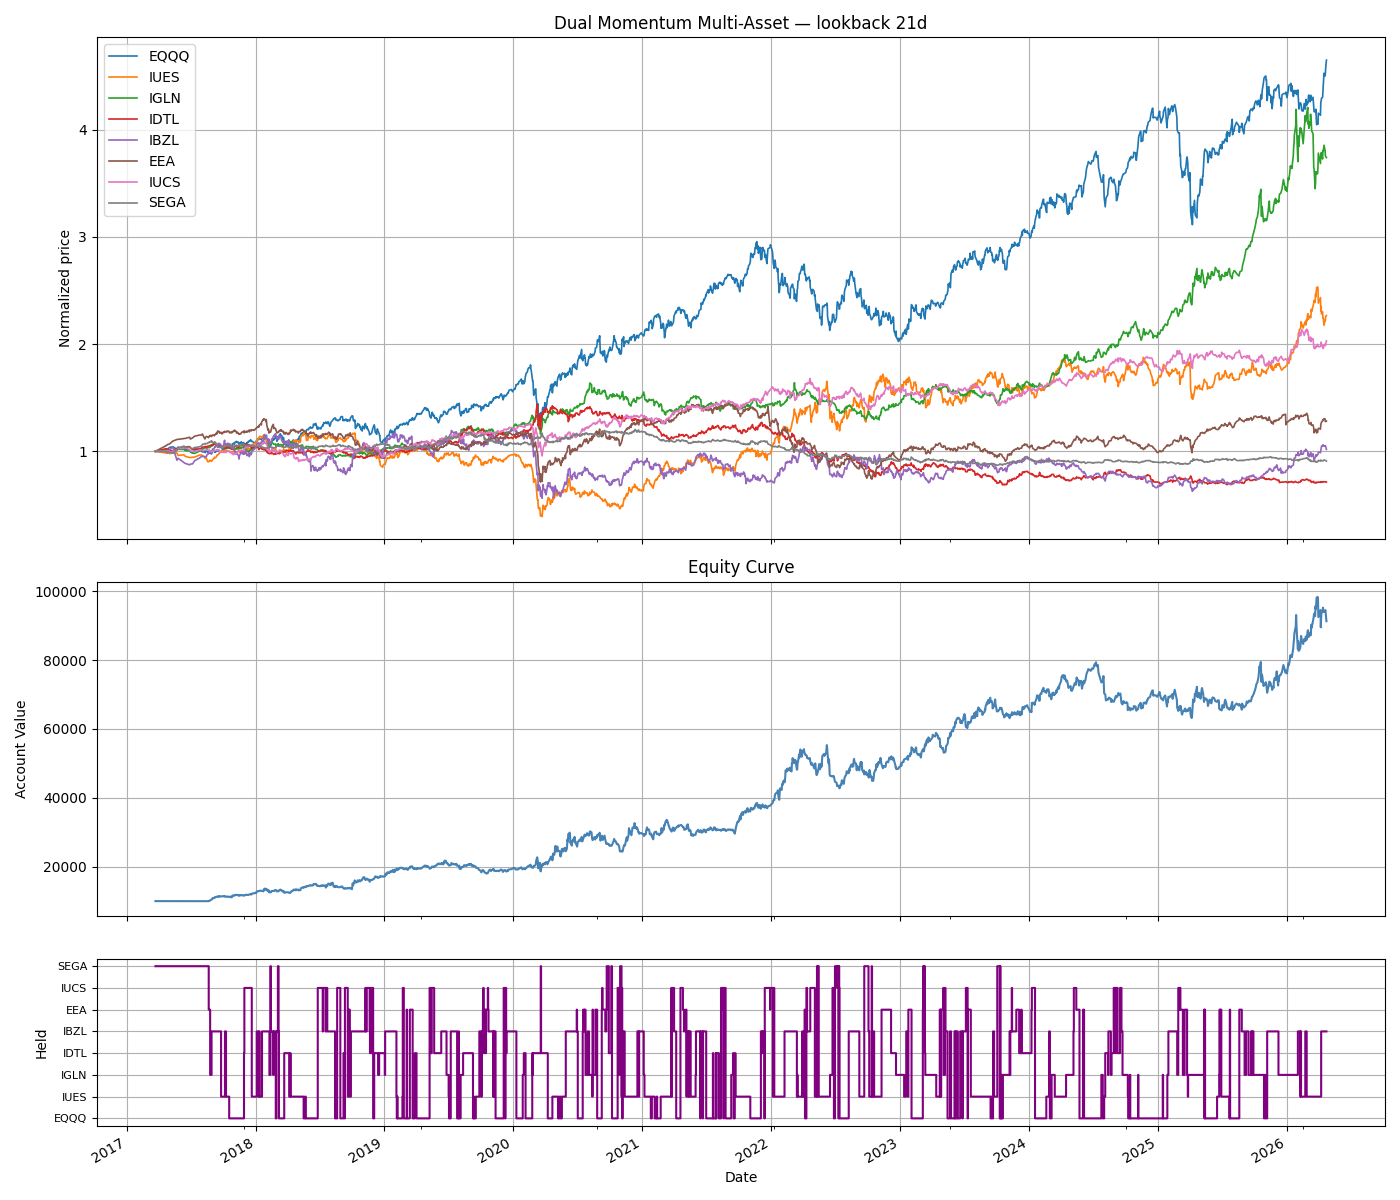

Recreate this plot in Python.
"""
Backtest - Dual Momentum (Antonacci) — Single-asset & Multi-asset modes

Single-asset mode (dfs=None):
  QQQ N-day return > 0 → hold QQQ, else → cash.

Multi-asset mode (dfs provided, default):
  1. Relative momentum: pick risky asset (QQQ/TLT/GLD) with highest N-day return.
  2. Absolute momentum: if best risky asset momentum <= 0 → hold SHY instead.
  Signal checked daily. Trade at next open when selected asset changes.

Grid search: lookback window 21–252 days.
"""

import os
import sys
import pandas as pd
import numpy as np
import matplotlib.pyplot as plt

_ALGO_ROOT = os.path.dirname(os.path.dirname(os.path.abspath(__file__)))
if _ALGO_ROOT not in sys.path:
    sys.path.insert(0, _ALGO_ROOT)
from data_loader import load_ohlcv, load_all

DEFAULT_RISKY = ('QQQ', 'TLT', 'GLD')
DEFAULT_SAFE  = 'SHY'

TICKER_NAMES: dict = {
    'EQQQ': 'Invesco NASDAQ-100', 'QQQ':  'Invesco NASDAQ-100',
    'IUES': 'S&P 500 Energy',     'IGLN': 'Physical Gold',
    'IDTL': 'Treasury 20+yr',     'IBTM': 'Treasury 7-10yr',
    'IBZL': 'MSCI Brazil',        'EEA':  'MSCI E.Europe',
    'IUCS': 'S&P 500 Cons.Stpls', 'SEGA': 'Euro Agg Bond',
    'TLT':  'iSh 20+yr Treasury', 'GLD':  'SPDR Gold',
    'SHY':  'iSh 1-3yr Treasury',
}


def _ticker_label(t: str) -> str:
    return f'{t} — {TICKER_NAMES[t]}' if t in TICKER_NAMES else t


# ── data helpers ─────────────────────────────────────────────────────────────

def fetch_data(ticker='QQQ', period='5y'):
    return load_ohlcv(ticker, period=period)


def fetch_all(assets, period='5y'):
    return load_all(list(assets), period=period)


def align_assets(dfs, assets):
    closes = pd.DataFrame({t: dfs[t]['Close'] for t in assets}).dropna()
    opens  = pd.DataFrame({t: dfs[t]['Open']  for t in assets}).dropna()
    return closes, opens


# ── signal selection ─────────────────────────────────────────────────────────

def select_asset(mom_row, risky_assets, safe_asset):
    risky_mom = {t: float(mom_row[t]) for t in risky_assets if not pd.isna(mom_row[t])}
    if not risky_mom:
        return safe_asset
    best = max(risky_mom, key=risky_mom.get)
    return best if risky_mom[best] > 0 else safe_asset


# ── stats / output ────────────────────────────────────────────────────────────

def max_drawdown(equity):
    roll_max = equity.cummax()
    return ((equity - roll_max) / roll_max).min()


def compute_stats(equity_series, initial_capital, closed_trades, bh_close=None):
    trades_df = pd.DataFrame(closed_trades)
    total_return = equity_series.iloc[-1] / initial_capital - 1.0
    years = (equity_series.index[-1] - equity_series.index[0]).days / 365.25
    cagr = (equity_series.iloc[-1] / initial_capital) ** (1 / years) - 1 if years > 0 else np.nan
    bh_cagr = ((float(bh_close.iloc[-1]) / float(bh_close.iloc[0])) ** (1 / years) - 1
               if bh_close is not None and years > 0 else np.nan)
    md = max_drawdown(equity_series)
    if len(trades_df) > 0 and 'pnl' in trades_df.columns:
        win_rate = len(trades_df[trades_df['pnl'] > 0]) / len(trades_df)
        avg_pnl = trades_df['pnl'].mean()
        tr = (trades_df['exit_price'] - trades_df['entry_price']) / trades_df['entry_price']
        avg_trade_return, max_trade_gain, max_trade_drop = tr.mean(), tr.max(), tr.min()
    else:
        win_rate = avg_pnl = avg_trade_return = max_trade_gain = max_trade_drop = np.nan
    return {
        'total_return': total_return, 'cagr': cagr, 'bh_cagr': bh_cagr,
        'max_drawdown': md, 'n_trades_closed': len(trades_df),
        'win_rate': win_rate, 'avg_pnl': avg_pnl,
        'avg_trade_return': avg_trade_return,
        'max_trade_gain': max_trade_gain, 'max_trade_drop': max_trade_drop,
        'trades_df': trades_df,
    }


def print_stats(stats, initial_capital, equity_series, lookback, mode_label, out_paths):
    print(f'Dual Momentum ({mode_label}) backtest summary:')
    print(f'Initial capital:          {initial_capital:,.2f}')
    print(f'Lookback window:          {lookback} days')
    print(f'Final equity:             {equity_series.iloc[-1]:,.2f}')
    print(f'Total return:             {stats["total_return"]:.2%}')
    print(f'CAGR:                     {stats["cagr"]:.2%}')
    if not pd.isna(stats['bh_cagr']):
        print(f'CAGR QQQ buy&hold:        {stats["bh_cagr"]:.2%}')
    print(f'Max drawdown:             {stats["max_drawdown"]:.2%}')
    print(f'Number of rotations:      {stats["n_trades_closed"]}')
    if not pd.isna(stats['win_rate']):
        print(f'Win rate:                 {stats["win_rate"]:.2%}')
        print(f'Average return per hold:  {stats["avg_trade_return"]:.2%}')
        print(f'Max gain per hold:        {stats["max_trade_gain"]:.2%}')
        print(f'Max drop per hold:        {stats["max_trade_drop"]:.2%}')
    print(f'Trades CSV:               {out_paths["trades_csv"]}')
    print(f'Plot:                     {out_paths["fig_path"]}')


def save_plots_multi(closes, equity_series, held_list, momentum_df,
                     stats, lookback, risky_assets, safe_asset, out_dir):
    trades_df = stats['trades_df'].copy()
    if len(trades_df) > 0:
        trades_df['entry_date'] = pd.to_datetime(trades_df['entry_date'])
        trades_df['exit_date']  = pd.to_datetime(trades_df['exit_date'])

    all_assets = list(risky_assets) + [safe_asset]
    colors = {'QQQ': 'tab:blue', 'TLT': 'tab:orange', 'GLD': 'tab:green', 'SHY': 'gray'}

    fig, (ax_price, ax_equity, ax_held) = plt.subplots(
        3, 1, sharex=True, figsize=(14, 12),
        gridspec_kw={'height_ratios': [3, 2, 1]}
    )
    for t in all_assets:
        if t in closes.columns:
            norm = closes[t] / float(closes[t].iloc[0])
            norm.plot(ax=ax_price, label=_ticker_label(t), color=colors.get(t), linewidth=1.2)
    ax_price.set_title(f'Dual Momentum Multi-Asset — lookback {lookback}d')
    ax_price.set_ylabel('Normalized price')
    ax_price.legend(); ax_price.grid(True)

    equity_series.plot(ax=ax_equity, color='steelblue')
    ax_equity.set_title('Equity Curve')
    ax_equity.set_ylabel('Account Value'); ax_equity.grid(True)

    held_series = pd.Series(held_list, index=equity_series.index)
    codes = {a: i for i, a in enumerate(all_assets)}
    held_series.map(codes).fillna(-1).plot(ax=ax_held, drawstyle='steps-post', color='purple')
    ax_held.set_yticks(list(codes.values()))
    ax_held.set_yticklabels(list(codes.keys()), fontsize=8)
    ax_held.set_ylabel('Held'); ax_held.grid(True)

    fig.tight_layout()
    out_fig = os.path.join(out_dir, 'backtest_dual_momentum.png')
    fig.savefig(out_fig); plt.close(fig)
    return out_fig


def save_plots_single(df, equity_series, invested_list, momentum_series, stats, lookback, out_dir):
    trades_df = stats['trades_df'].copy()
    if len(trades_df) > 0:
        trades_df['entry_date'] = pd.to_datetime(trades_df['entry_date'])
        trades_df['exit_date']  = pd.to_datetime(trades_df['exit_date'])

    fig, (ax_price, ax_equity, ax_mom) = plt.subplots(
        3, 1, sharex=True, figsize=(14, 12),
        gridspec_kw={'height_ratios': [3, 2, 1]}
    )
    df['Close'].plot(ax=ax_price, label='Close')
    if len(trades_df) > 0:
        ax_price.scatter(trades_df['entry_date'], trades_df['entry_price'],
                         marker='^', color='green', label='Buy', zorder=5)
        ax_price.scatter(trades_df['exit_date'], trades_df['exit_price'],
                         marker='v', color='red', label='Sell', zorder=5)
    ax_price.set_title(f'Dual Momentum Single-Asset — lookback {lookback}d')
    ax_price.set_ylabel('Price'); ax_price.legend(); ax_price.grid(True)

    equity_series.plot(ax=ax_equity, color='steelblue')
    ax_equity.set_title('Equity Curve')
    ax_equity.set_ylabel('Account Value'); ax_equity.grid(True)

    momentum_series.plot(ax=ax_mom, color='purple', label=f'{lookback}-day momentum')
    ax_mom.axhline(0, color='black', linewidth=0.8, linestyle='--')
    ax_mom.fill_between(momentum_series.index, momentum_series.values,
                        where=momentum_series.values > 0, alpha=0.3, color='green')
    ax_mom.fill_between(momentum_series.index, momentum_series.values,
                        where=momentum_series.values < 0, alpha=0.3, color='red')
    ax_mom.set_ylabel('Momentum'); ax_mom.grid(True); ax_mom.legend()

    fig.tight_layout()
    out_fig = os.path.join(out_dir, 'backtest_dual_momentum.png')
    fig.savefig(out_fig); plt.close(fig)
    return out_fig


# ── backtest core ─────────────────────────────────────────────────────────────

def run_backtest_dual_momentum(ticker='QQQ', period='5y', initial_capital=10000.0,
                                lookback=126,
                                risky_assets=DEFAULT_RISKY,
                                safe_asset=DEFAULT_SAFE,
                                verbose=True, df=None, dfs=None):
    """
    dfs=None  → single-asset mode: QQQ vs cash (original, uses df parameter).
    dfs=dict  → multi-asset mode: rotates QQQ/TLT/GLD/SHY.
    """
    out_dir = os.path.dirname(__file__)

    def _f(v):
        return round(float(v), 3) if not pd.isna(v) else None

    # ── MULTI-ASSET MODE ─────────────────────────────────────────────────────
    if dfs is not None:
        all_assets = list(risky_assets) + [safe_asset]
        closes, opens = align_assets(dfs, all_assets)
        if closes.empty:
            raise ValueError('No overlapping trading days across assets.')

        momentum = closes / closes.shift(lookback) - 1
        bh_close = closes['QQQ'] if 'QQQ' in closes.columns else None

        cash = float(initial_capital)
        shares = 0.0
        current_asset = None
        entry_price = entry_date = entry_idx = None
        equity_list, held_list, closed_trades = [], [], []

        for i in range(len(closes)):
            date  = closes.index[i]
            price = float(closes[current_asset].iat[i]) if current_asset else 0.0
            eq = cash + shares * price
            equity_list.append(eq)
            held_list.append(current_asset or safe_asset)

            if i < lookback or momentum.iloc[i].isna().all():
                continue

            target = select_asset(momentum.iloc[i], risky_assets, safe_asset)

            if target != current_asset and i + 1 < len(closes):
                next_date = closes.index[i + 1]
                if current_asset is not None and shares > 0:
                    exit_px = float(opens[current_asset].iat[i + 1])
                    pnl = shares * exit_px - shares * entry_price
                    closed_trades.append({
                        'asset': current_asset,
                        'entry_date': entry_date, 'entry_price': entry_price,
                        'exit_date': next_date,   'exit_price': exit_px,
                        'shares': shares, 'pnl': pnl,
                        'held_days': i + 1 - entry_idx,
                    })
                    cash = shares * exit_px
                    shares = 0.0
                buy_px = float(opens[target].iat[i + 1])
                shares = cash / buy_px
                cash  -= shares * buy_px
                current_asset = target
                entry_price   = buy_px
                entry_date    = next_date
                entry_idx     = i + 1

        equity_series = pd.Series(equity_list, index=closes.index)
        stats = compute_stats(equity_series, initial_capital, closed_trades, bh_close=bh_close)

        trades_csv = fig_path = None
        if verbose:
            trades_csv = os.path.join(out_dir, 'trades_detail_dual_momentum.csv')
            stats['trades_df'].to_csv(trades_csv, index=False)
            fig_path = save_plots_multi(closes, equity_series, held_list, momentum,
                                        stats, lookback, risky_assets, safe_asset, out_dir)
            print_stats(stats, initial_capital, equity_series, lookback,
                        f'multi {list(risky_assets)}→{safe_asset}',
                        {'trades_csv': trades_csv, 'fig_path': fig_path})

        return {
            'initial_capital': float(initial_capital),
            'final_equity': _f(equity_series.iloc[-1]),
            'total_return': _f(stats['total_return']),
            'cagr': _f(stats['cagr']),
            'bh_cagr': _f(stats['bh_cagr']),
            'max_drawdown': _f(stats['max_drawdown']),
            'n_trades_closed': int(stats['n_trades_closed']),
            'win_rate': _f(stats['win_rate']),
            'avg_trade_return': _f(stats['avg_trade_return']),
            'max_trade_gain': _f(stats['max_trade_gain']),
            'max_trade_drop': _f(stats['max_trade_drop']),
            'fig_path': fig_path, 'trades_csv': trades_csv,
        }

    # ── SINGLE-ASSET MODE (backward compat) ──────────────────────────────────
    if df is None:
        df = fetch_data(ticker, period)
        df.index = pd.to_datetime(df.index)
        df = df[['Open', 'High', 'Low', 'Close', 'Volume']]
    if df.empty:
        raise ValueError('No data returned.')
    df = df.copy()

    df['momentum'] = df['Close'] / df['Close'].shift(lookback) - 1
    df['signal']   = (df['momentum'] > 0).astype(float)
    df.loc[df['momentum'].isna(), 'signal'] = np.nan

    cash = float(initial_capital)
    shares = 0.0
    in_position = False
    entry_price = entry_date = entry_idx = None
    prev_signal = np.nan
    equity_list, equity_dates, invested_list, closed_trades = [], [], [], []

    for i in range(len(df)):
        date  = df.index[i]
        close = float(df['Close'].iat[i])
        pos_value = shares * close
        eq = cash + pos_value
        equity_list.append(eq)
        equity_dates.append(date)
        invested_list.append(pos_value / eq if eq > 0 else 0.0)

        sig_raw = df['signal'].iat[i]
        if pd.isna(sig_raw):
            continue
        sig = int(sig_raw)

        if in_position and sig == 0 and prev_signal == 1:
            proceeds = shares * close
            closed_trades.append({
                'entry_date': entry_date, 'entry_price': entry_price,
                'exit_date': date, 'exit_price': close,
                'shares': shares, 'pnl': proceeds - shares * entry_price,
                'held_days': i - entry_idx,
            })
            cash += proceeds
            shares = 0.0
            in_position = False
            entry_price = entry_date = entry_idx = None

        if not in_position and sig == 1 and prev_signal != 1:
            if i + 1 < len(df):
                next_open = float(df['Open'].iat[i + 1])
                shares = cash / next_open
                cash -= shares * next_open
                in_position = True
                entry_price = next_open
                entry_date  = df.index[i + 1]
                entry_idx   = i + 1
        prev_signal = sig

    equity_series = pd.Series(equity_list, index=equity_dates)
    stats = compute_stats(equity_series, initial_capital, closed_trades,
                          bh_close=df['Close'])

    trades_csv = fig_path = None
    if verbose:
        trades_csv = os.path.join(out_dir, 'trades_detail_dual_momentum.csv')
        stats['trades_df'].to_csv(trades_csv, index=False)
        fig_path = save_plots_single(df, equity_series, invested_list,
                                     df['momentum'].reindex(equity_series.index),
                                     stats, lookback, out_dir)
        print_stats(stats, initial_capital, equity_series, lookback, 'QQQ vs cash',
                    {'trades_csv': trades_csv, 'fig_path': fig_path})

    return {
        'initial_capital': float(initial_capital),
        'final_equity': _f(equity_series.iloc[-1]),
        'total_return': _f(stats['total_return']),
        'cagr': _f(stats['cagr']),
        'bh_cagr': _f(stats['bh_cagr']),
        'max_drawdown': _f(stats['max_drawdown']),
        'n_trades_closed': int(stats['n_trades_closed']),
        'win_rate': _f(stats['win_rate']),
        'avg_trade_return': _f(stats['avg_trade_return']),
        'max_trade_gain': _f(stats['max_trade_gain']),
        'max_trade_drop': _f(stats['max_trade_drop']),
        'fig_path': fig_path, 'trades_csv': trades_csv,
    }


# ── grid search ───────────────────────────────────────────────────────────────

def grid_search(ticker='QQQ', period='5y', initial_capital=10000.0,
                lookback_values=(21, 42, 63, 126, 189, 252),
                risky_assets=DEFAULT_RISKY,
                safe_asset=DEFAULT_SAFE,
                maximize='cagr'):
    all_assets = list(risky_assets) + [safe_asset]
    print(f'Grid search: {len(lookback_values)} combinations...')
    print(f'Downloading {all_assets} data once...')
    raw_dfs = fetch_all(all_assets, period)

    results = []
    for lb in lookback_values:
        try:
            res = run_backtest_dual_momentum(
                initial_capital=initial_capital, lookback=lb,
                risky_assets=risky_assets, safe_asset=safe_asset,
                verbose=False, dfs=raw_dfs,
            )
            results.append({
                'lookback': lb,
                'cagr': res['cagr'], 'total_return': res['total_return'],
                'max_drawdown': res['max_drawdown'], 'win_rate': res['win_rate'],
                'n_trades': res['n_trades_closed'],
            })
        except Exception as e:
            print(f'  ERROR lookback={lb}: {e}')

    results_df = pd.DataFrame(results).sort_values(maximize, ascending=False).reset_index(drop=True)
    print(f'\nAll results by {maximize}:')
    print(results_df.to_string(index=False))

    out_dir = os.path.dirname(__file__)
    csv_path = os.path.join(out_dir, 'grid_search_results.csv')
    results_df.to_csv(csv_path, index=False)
    print(f'\nFull results saved to: {csv_path}')

    best = results_df.iloc[0]
    print(f'\n--- Best parameters (by {maximize}) ---')
    print(f'  lookback={int(best["lookback"])} days, assets={list(risky_assets)}→{safe_asset}')
    print('Running full backtest with best parameters...\n')
    run_backtest_dual_momentum(
        initial_capital=initial_capital, lookback=int(best['lookback']),
        risky_assets=risky_assets, safe_asset=safe_asset,
        verbose=True, dfs=raw_dfs,
    )
    return results_df


if __name__ == '__main__':
    res = run_backtest_dual_momentum(initial_capital=10000.0, lookback=126)
    print('\nRESULT:', res)
